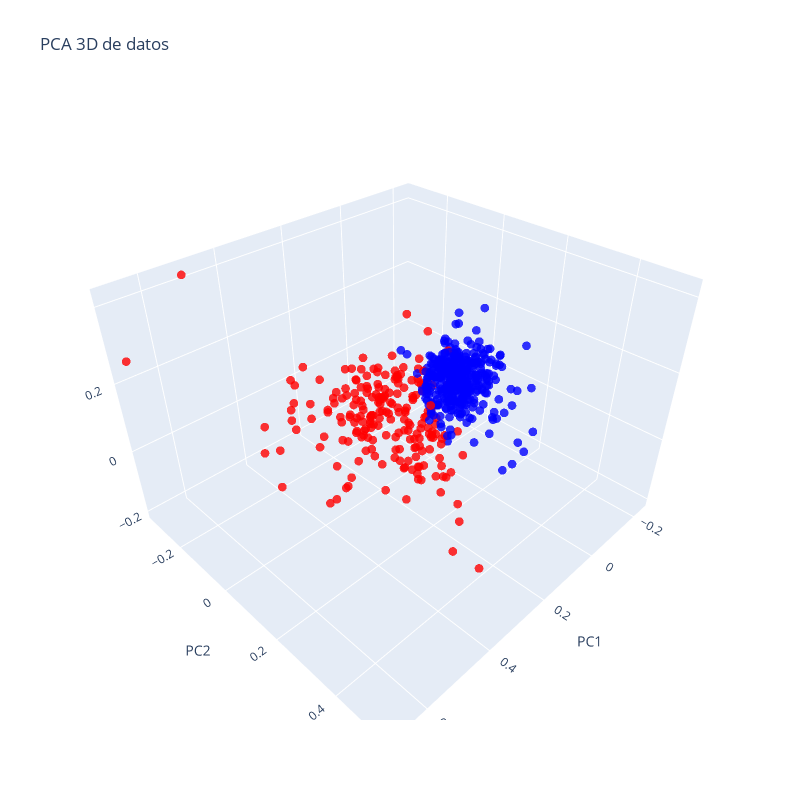

Notebook code cell kept with this figure:
### Code cell
import pandas as pd
from sklearn.decomposition import PCA
import plotly.graph_objects as go

# Suponiendo que sus datos están en un DataFrame llamado 'df'
# Cargar datos

# Seleccionar características y variable objetivo


# Normalizar datos (opcional)
from sklearn.preprocessing import StandardScaler

scaler = StandardScaler()
X_norm = X

# Aplicar PCA
pca = PCA(n_components=3)
X_r = pca.fit_transform(X_norm)

# Definir colores en función de la variable objetivo
colors = ['red' if label == 1 else 'blue' for label in y]

# Crear la figura de Plotly
# ... (código previo para cargar datos, aplicar PCA y definir colores)

# Crear la figura de Plotly
fig = go.Figure(
    data=[
        go.Scatter3d(
            x=X_r[:, 0],
            y=X_r[:, 1],
            z=X_r[:, 2],
            mode='markers',
            
            marker=dict(size=3, color=colors, opacity=0.8,), # Cambiar el tamaño a 3
            name='Datos'
        )
    ],
    layout=dict(
        title='PCA 3D de datos',
        width=800, # Aumentar el ancho a 800 píxeles
        height=800, # Aumentar la altura a 600 píxeles
        scene=dict(
            xaxis=dict(title='PC1'), # Cambiar título a 'PC1'
            yaxis=dict(title='PC2'), # Cambiar título a 'PC2'
            zaxis=dict(title='PC3')  # Cambiar título a 'PC3'
        )
    )
)

# Mostrar el gráfico interactivo
fig.show()

### Figure 1 — Plotly figure (JSON) as saved in the notebook; plotly's stock layout.template omitted (floating-point values rounded to 4 significant figures; data arrays with more than 128 entries replaced by an {"elided": "..."} marker saying what was removed)
{"data": [{"marker": {"color": {"elided": "569 str values"}, "opacity": 0.8, "size": 3}, "mode": "markers", "name": "Datos", "type": "scatter3d", "x": {"elided": "569 float values"}, "y": {"elided": "569 float values"}, "z": {"elided": "569 float values"}}], "layout": {"height": 800, "scene": {"xaxis": {"title": {"text": "PC1"}}, "yaxis": {"title": {"text": "PC2"}}, "zaxis": {"title": {"text": "PC3"}}}, "title": {"text": "PCA 3D de datos"}, "width": 800}}
